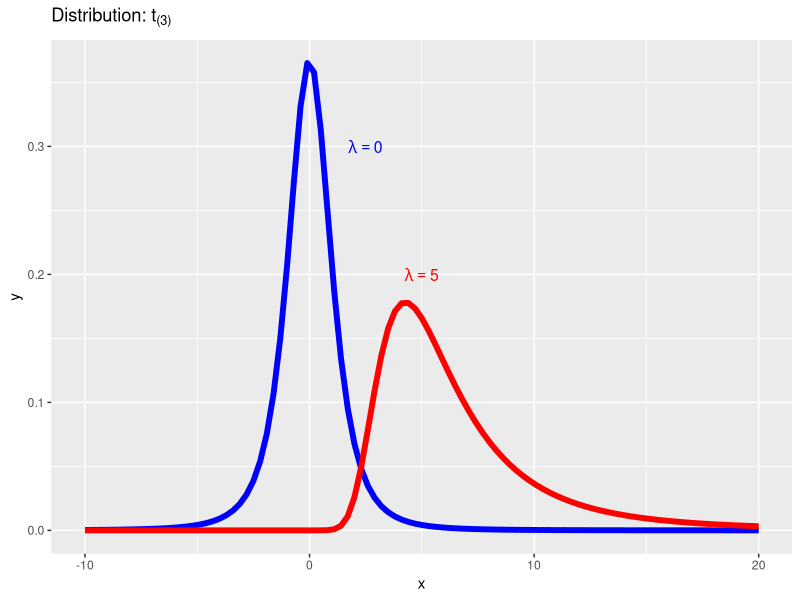

The R source for this figure:
require(ggplot2)
# t-Student
ggplot(NULL, aes(xmin = -10, xmax = 20)) +
  stat_function(fun = dt,
                args = list(df = 3, ncp = 0),
                lwd = 2, col = 'blue') +
  stat_function(fun = dt,
                args = list(df = 3, ncp = 5),
                lwd = 2, col = 'red') +
  xlab("x") +
  scale_x_continuous() +
  geom_text(x=2.5, y=0.3,
            aes(label=paste("lambda==0"),
                group=NULL), size = 4,
            color = "blue", parse = T) +
  geom_text(x=5, y=0.2,
            aes(label=paste("lambda==5"),
                group=NULL), size = 4,
            color = "red", parse = T) +
  ggtitle(bquote(paste('Distribution: ',
                        t['(3)'])))